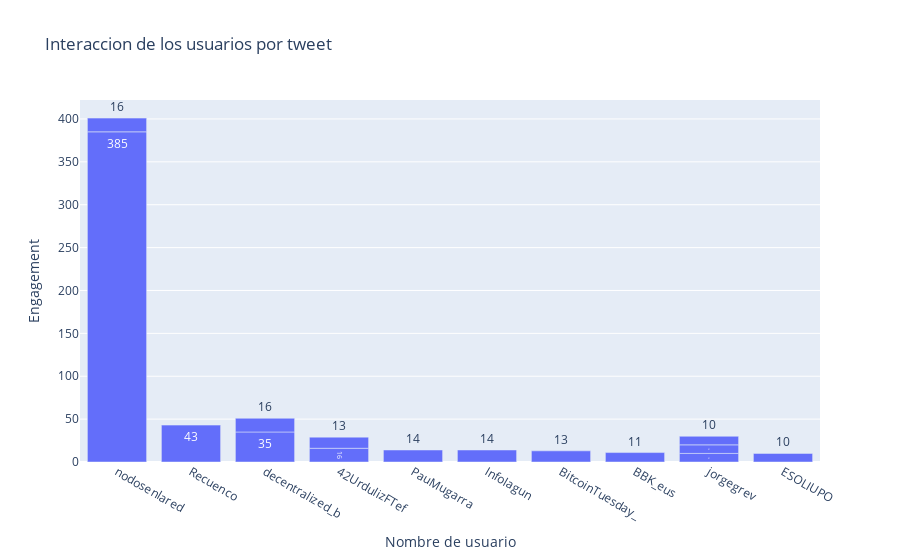

Notebook source saved alongside this figure:
### Code cell
fig = px.bar(engagement, y='Engagement', x='Nombre de usuario',text=engagement['Engagement'],
            title="Interaccion de los usuarios por tweet")
fig.show()

### Figure 1 — Plotly figure (JSON) as saved in the notebook; plotly's stock layout.template omitted (floating-point values rounded to 4 significant figures)
{"data": [{"alignmentgroup": "True", "hovertemplate": "Nombre de usuario=%{x}<br>Engagement=%{text}<extra></extra>", "legendgroup": "", "marker": {"color": "#636efa", "pattern": {"shape": ""}}, "name": "", "offsetgroup": "", "orientation": "v", "showlegend": false, "text": [385, 43, 35, 16, 16, 16, 14, 14, 13, 13, 11, 10, 10, 10, 10], "textposition": "auto", "type": "bar", "x": ["nodosenlared", "Recuenco", "decentralized_b", "decentralized_b", "42UrdulizFTef", "nodosenlared", "PauMugarra", "Infolagun", "42UrdulizFTef", "BitcoinTuesday_", "BBK_eus", "jorgegrev", "ESOLIUPO", "jorgegrev", "jorgegrev"], "xaxis": "x", "y": [385, 43, 35, 16, 16, 16, 14, 14, 13, 13, 11, 10, 10, 10, 10], "yaxis": "y"}], "layout": {"barmode": "relative", "legend": {"tracegroupgap": 0}, "title": {"text": "Interaccion de los usuarios por tweet"}, "xaxis": {"anchor": "y", "domain": [0, 1], "title": {"text": "Nombre de usuario"}}, "yaxis": {"anchor": "x", "domain": [0, 1], "title": {"text": "Engagement"}}}}
